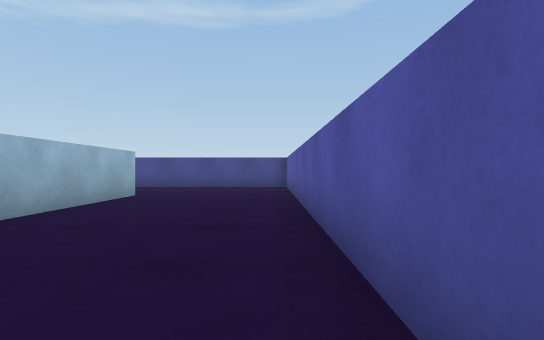
[1] (above)

24 first-person views from a walk through a scene from a Unity 3-D project. The camera is 0.58 m above the floor, looks level and sees 80° across. The floor is counted in squares, 1 m on a side. Each view is taken from the middle of a square. On the plan, view 1 faces up. The plan holds only what a view shows up to about 9 squares ahead; the rest is blank.

[2]
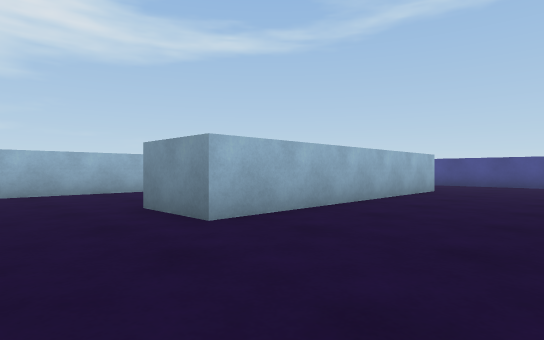

[3]
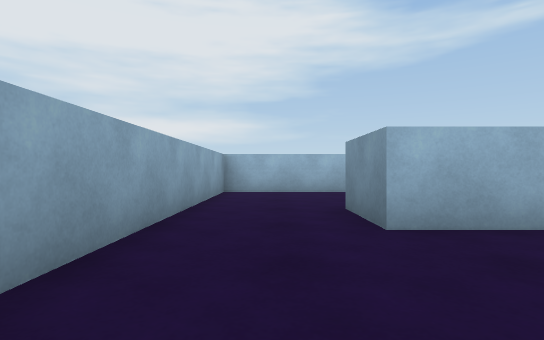

[4]
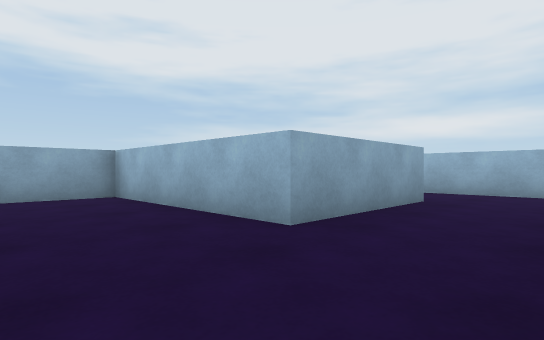

[5]
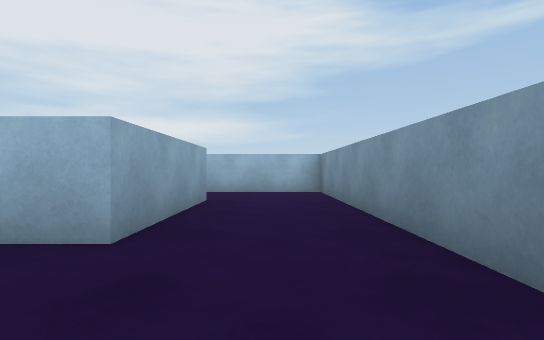

[6]
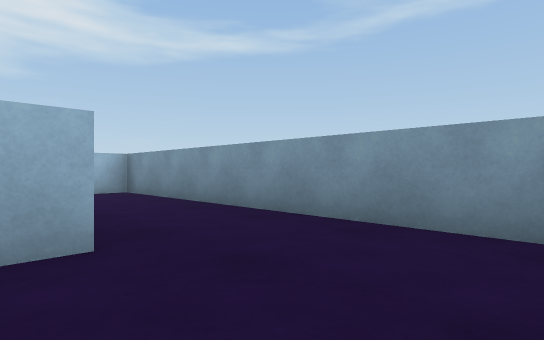

[7]
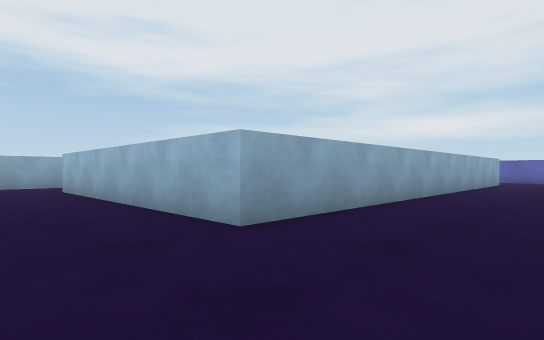

[8]
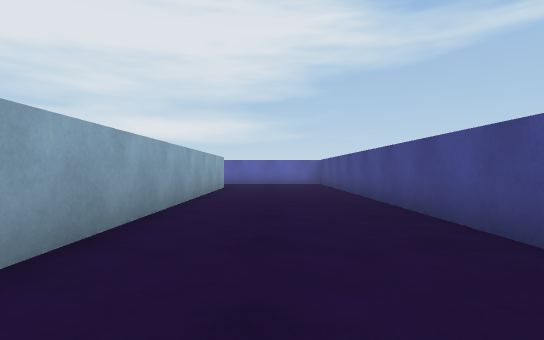

[9]
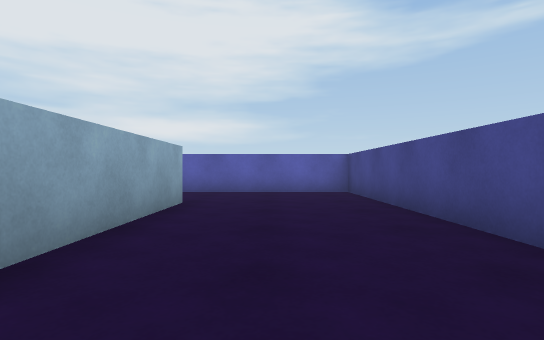

[10]
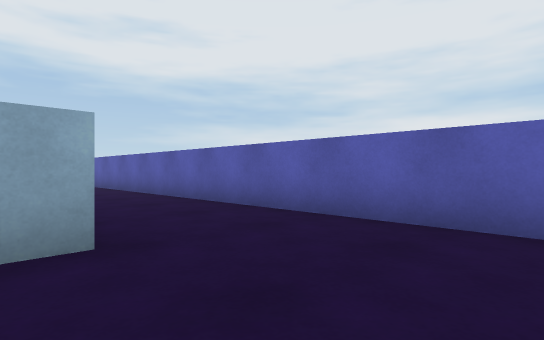

[11]
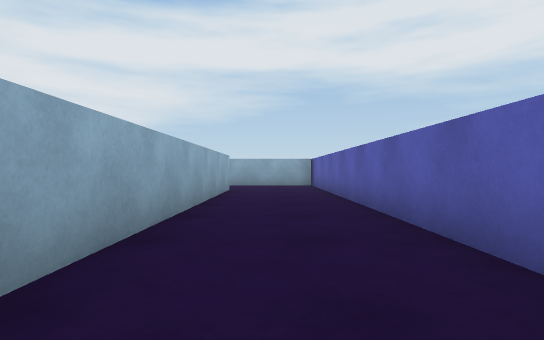

[12]
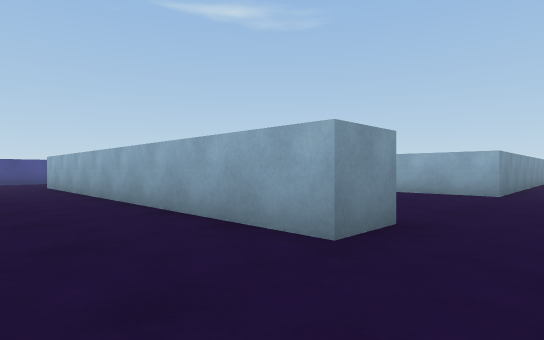

[13]
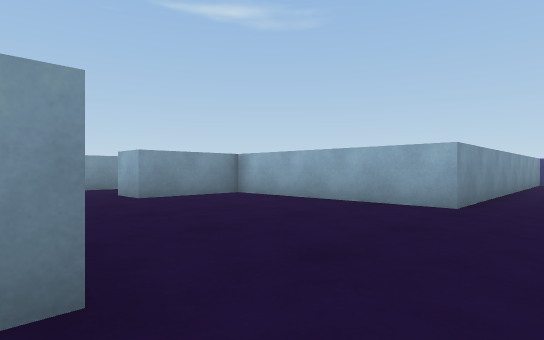

[14]
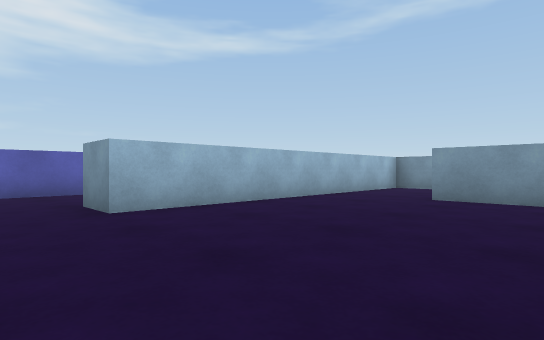

[15]
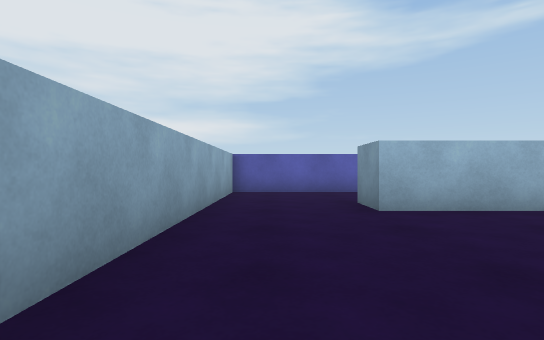

[16]
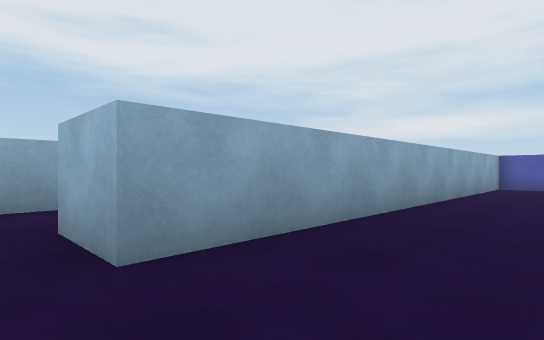

[17]
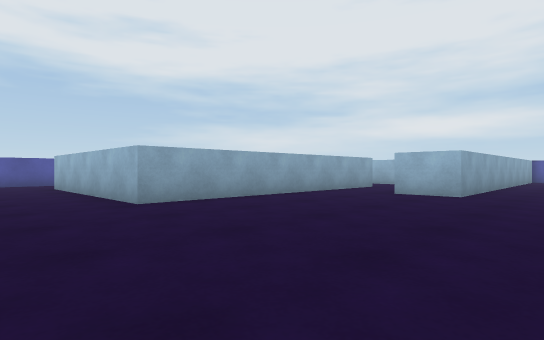

[18]
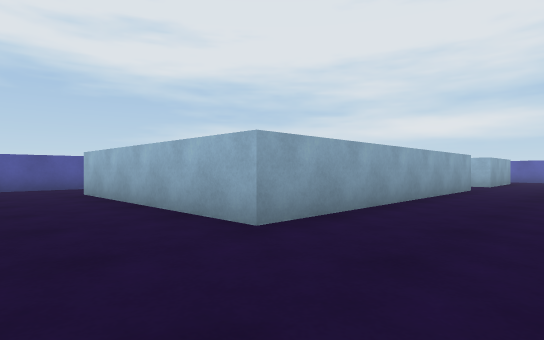

[19]
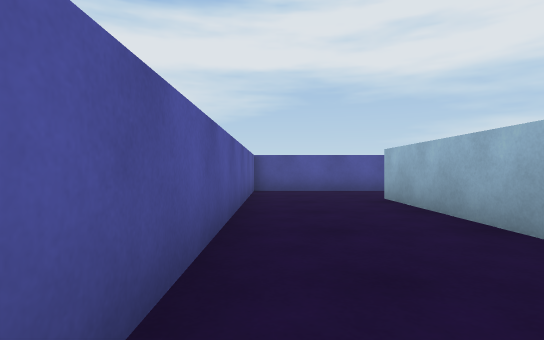

[20]
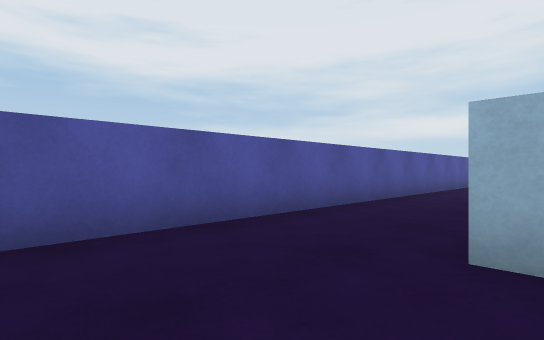

[21]
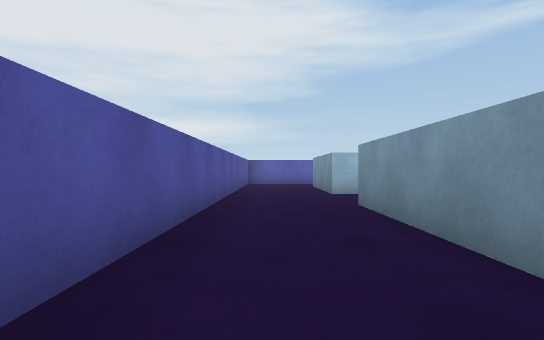

[22]
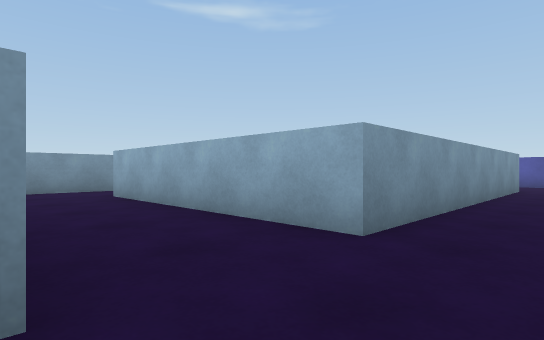

[23]
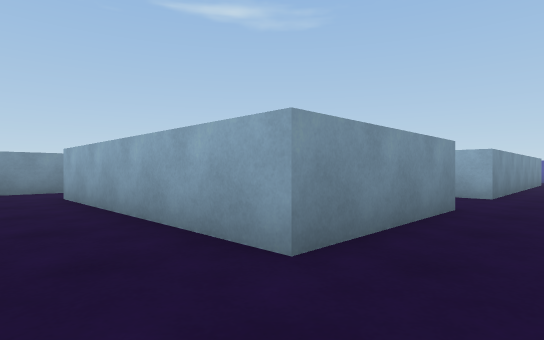

[24]
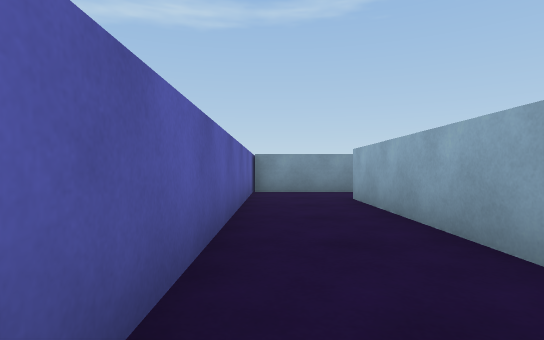

### Floor plan
Ten units are one square. View 1 is at (0, 0); x grows to the right and y downward. Boxes are objects, and circles mark ways between rooms. Rooms are numbered by the first view taken in them; rooms with no view inside come last. Other rooms are left out.
<svg viewBox="-190 -115 200 300">
<path fill="none" stroke="#000" d="M-62 -53 -146 -53 -146 -26M-122 -27 -85 -27 -85 23 -15 23M-74 -110 -185 -110 -185 60 -165 60M-159 -74 -31 -74 -31 -1 -49 -1M-158 35 -158 -55M5 -5 5 -90M-76 35 -96 35 -96 -16 -122 -16 -122 -27M-146 -26 -146 35 -158 35M-165 60 -77 60M-98 75 -118 75M-104 95 -23 95 -23 156 -104 156 -104 95M-77 60 -77 75M-39 35 -76 35M-128 149 -128 156 -164 156 -164 94M-159 75 -185 75 -185 155M-139 180 5 180M5 176 5 95"/>
<circle cx="-135" cy="-20" r="3" fill="#2a7"/>
<circle cx="-155" cy="45" r="3" fill="#2a7"/>
<circle cx="-85" cy="45" r="3" fill="#2a7"/>
<text x="-90" y="-40">1</text>
<text x="-120" y="20">2</text>
<text x="-80" y="90">3</text>
</svg>
Room 1 opens to room 2. Room 2 opens to room 3.

Where each view was taken, in squares from view 1:
view 1: 0 up, 0 right, facing up
view 2: 2 down, 0 right, facing up-left
view 3: 1 down, 0 right, facing left
view 4: 5 up, 6 left, facing down-left
view 5: 4 up, 6 left, facing left
view 6: 2 up, 6 left, facing up-left
view 7: 10 up, 1 left, facing down-left
view 8: 9 up, 5 left, facing left
view 9: 9 up, 10 left, facing left
view 10: 10 up, 15 left, facing down-left
view 11: 6 up, 17 left, facing down
view 12: 5 down, 18 left, facing up-right
view 13: 5 down, 15 left, facing up-right
view 14: 5 down, 10 left, facing up-left
view 15: 5 down, 10 left, facing left
view 16: 4 down, 7 left, facing down-left
view 17: 4 down, 0 right, facing down-left
view 18: 7 down, 0 right, facing down-left
view 19: 9 down, 0 right, facing down
view 20: 15 down, 0 right, facing down-left
view 21: 17 down, 5 left, facing left
view 22: 17 down, 13 left, facing up-right
view 23: 17 down, 18 left, facing up-right
view 24: 16 down, 18 left, facing up
